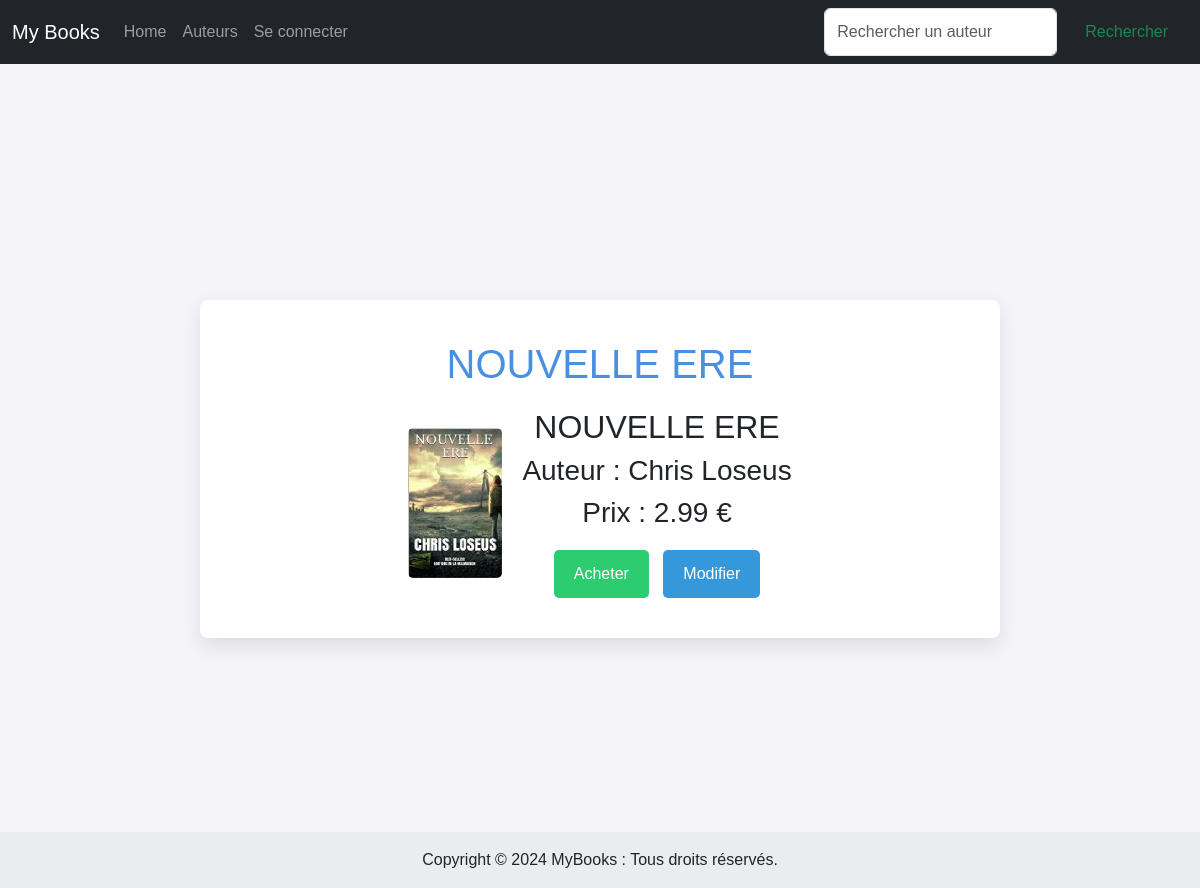
/detail/142, run on the app's committed database.
### tuto/models.py (models this page shows, shortened)
class Book(db.Model):
    id = db.Column(db.Integer, primary_key=True)
    price = db.Column(db.Float)
    title = db.Column(db.String(100))
    url = db.Column(db.String(100))
    img = db.Column(db.String(100))
    author_id = db.Column(db.Integer, db.ForeignKey('author.id'))
    author = db.relationship('Author',
    backref=db.backref('books', lazy='dynamic'))

class Author(db.Model):
    id = db.Column(db.Integer, primary_key=True)
    name = db.Column(db.String(100))

### tuto/views.py (the view)
@app.route("/detail/<id>")
def detail(id):
    try:
        books = get_sample()  # ou `Book.query.all()` si tu utilises une base de données
        book = books[int(id) - 1]
        return render_template("detail.html", book=book)
    except IndexError:
        return render_template("404.html"), 404

### tuto/models.py (called while the page is built)
def get_sample():
    return Book.query.all()

### tuto/templates/detail.html
{% extends 'base.html' %}
{% block styles %}
    {{ super() }}
    <link rel="stylesheet" href="{{ url_for('static', filename='detail.css') }}">
{% endblock %}
{% block content %}
    <div class="livre-container">
        <h1 class="livre-title">{{ book.title }}</h1>
        <div class="livre-detail">
            <div class="livre-image">
                <img src="{{ url_for('static', filename='images/' + book.img) }}" alt="{{ book.title }}" title="{{ book.title }}" class="img-fluid">
            </div>
            <div class="livre-info text-center">
                <h2 class="livre-subtitle">{{ book.title }}</h2>
                <h3 class="livre-author">Auteur : {{ book.author.name }}</h3>
                <h3 class="livre-price">Prix : {{ book.price }} €</h3>
                <div class="button-container">
                    <button type="button" class="btn acheter-button" onclick="window.location.href='{{ book.url }}';">Acheter</button>
                    <button type="button" class="btn modifier-button" onclick="window.location.href='{{ url_for('edit_author', id=book.id) }}';">Modifier</button>
                </div>
            </div>
        </div>
    </div>
{% endblock %}

### tuto/static/detail.css (style rules this page uses)
body { font-family: 'Arial', sans-serif; background-color: #f4f4f9; margin: 0; padding: 0; display: flex; flex-direction: column; min-height: 100vh; padding-top: 300px; padding-bottom: 250px; }
.livre-container { max-width: 800px; padding: 40px; background-color: #ffffff; border-radius: 8px; box-shadow: 0 8px 20px rgba(0, 0, 0, 0.1); margin: auto; flex-grow: 1; display: flex; flex-direction: column; align-items: center; justify-content: center; }
.livre-title { font-size: 2.5rem; color: #4a90e2; margin-bottom: 20px; text-align: center; }
.livre-detail { display: flex; align-items: center; justify-content: center; }
.livre-image img { max-width: 200px; border-radius: 5px; }
.livre-info { text-align: left; margin-left: 20px; }
.button-container { margin-top: 20px; }
.btn { padding: 12px 20px; border: none; border-radius: 5px; cursor: pointer; transition: background-color 0.3s, transform 0.2s; }
.acheter-button { background-color: #2ecc71; color: white; margin-right: 10px; }
.modifier-button { background-color: #3498db; color: white; }

### data on the page
Book: title "NOUVELLE ERE", img (picture), price "2.99"
Author: author.name "Chris Loseus"
